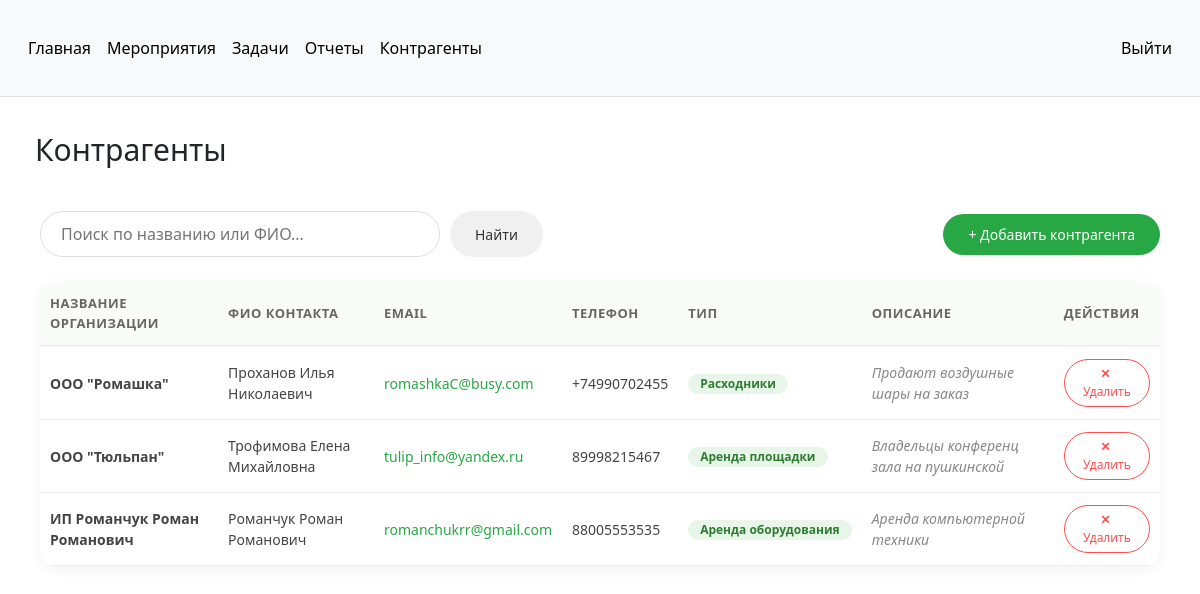
Page /contractors on the earlier database version.
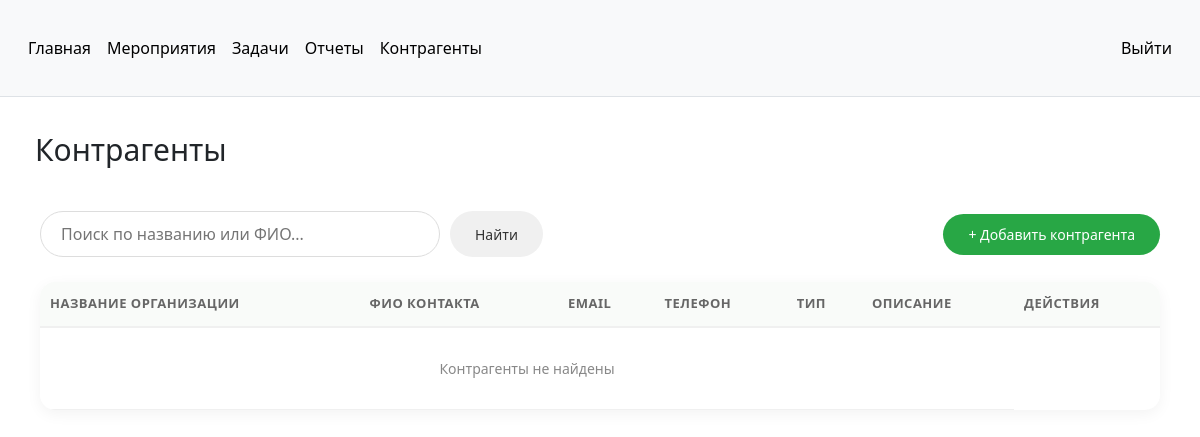
Same page on the later database version.
### main/models.py (models this page shows, shortened)
class Contractor(models.Model):
    TYPE_CHOICES = [
        ('аренда помещения', 'Аренда помещения'),
        ('аренда оборудования', 'Аренда оборудования'),
        ('расходники', 'Расходники'),
    ]
    c_id = models.AutoField(primary_key=True)
    name = models.CharField(max_length=255, verbose_name="Название организации")
    fullname = models.CharField(max_length=255, verbose_name="ФИО контактного лица")
    email = models.EmailField(verbose_name="Электронная почта")
    phone = models.CharField(max_length=20, verbose_name="Номер телефона")
    type = models.CharField(
        max_length=50,
        choices=TYPE_CHOICES,
        verbose_name="Тип контрагента"
    )
    description = models.TextField(blank=True, verbose_name="Описание")
    class Meta:
        managed = False
        db_table = 'contractor'

### main/views.py (the view)
# urls.py: path('contractors', views.contractors, name='contractors'),
def contractors(request):
    query = request.GET.get('search', '')
    if query:
        object_list = Contractor.objects.filter(
            Q(name__icontains=query) |
            Q(fullname__icontains=query)
        )
    else:
        object_list = Contractor.objects.all()
    return render(request, 'main/contractors.html', {
        'counterparties': object_list,
        'query': query
    })

### main/templates/main/contractors.html (shortened to what this page needs)
{% extends 'main/website_headers.html' %}
{% block content %}
<h2>Контрагенты</h2>
<div class="container">
    <div class="header-actions">
        <form method="get" class="search-form">
            <input type="text" name="search" placeholder="Поиск по названию или ФИО..." value="{{ query }}">
            <button type="submit" class="btn btn-search">Найти</button>
        </form>
        <a href="{% url 'add_contractor' %}" class="btn btn-add">+ Добавить контрагента</a>
    </div>
    <div class="table-container">
        <table>
            <thead>
                <tr>
                    <th>Название организации</th>
                    <th>ФИО контакта</th>
                    <th>Email</th>
                    <th>Телефон</th>
                    <th>Тип</th>
                    <th>Описание</th>
                    <th>Действия</th>
                </tr>
            </thead>
            <tbody>
                {% for item in counterparties %}
                <tr>
                    <td><strong>{{ item.name }}</strong></td>
                    <td>{{ item.fullname }}</td>
                    <td><a href="mailto:{{ item.email }}">{{ item.email }}</a></td>
                    <td>{{ item.phone }}</td>
                    <td><span class="badge">{{ item.type}}</span></td>
                    <td class="desc-cell">{{ item.description|truncatechars:50 }}</td>
                    <td>
                    <form action="{% url 'delete_contractor' item.pk %}" method="POST"
                        onsubmit="return confirm('Вы уверены, что хотите удалить этого контрагента?');" style="display:inline;">
                        <button type="submit" class="btn btn-delete">
                            <i class="trash-icon">✕</i> Удалить
                        </button>
                    </form>
                    </td>
                </tr>
                {% empty %}
                <tr>
                    <td colspan="6" style="text-align: center; padding: 30px; color: #888;">
                        Контрагенты не найдены
                    </td>
                </tr>
                {% endfor %}
            </tbody>
        </table>
    </div>
</div>
{% endblock %}

### main/templates/main/website_headers.html (shortened to what this page needs)
<!DOCTYPE html>
<html lang="en">
<head>
    <link rel="stylesheet" href="https://cdn.jsdelivr.net/npm/bootstrap@5.3.0/dist/css/bootstrap.min.css">
</head>
<body>
 <nav class="py-2 bg-body-tertiary border-bottom">
        <div class="container d-flex flex-wrap">
            <ul class="nav me-auto">
                <li class="nav-item active">
                    <a href="{% url 'main_page' %}" class="nav-link link-body-emphasis px-2 active" aria-current="page">Главная</a>
                </li>
                <li class="nav-item active">
                    <a href="{% url 'events' %}" class="nav-link link-body-emphasis px-2 active" aria-current="page">Мероприятия</a>
                </li>
                <li class="nav-item">
                    <a href="{% url 'tasks' %}" class="nav-link link-body-emphasis px-2">Задачи</a>
                </li>
                <li class="nav-item">
                    <a href="{% url 'reports' %}" class="nav-link link-body-emphasis px-2">Отчеты</a>
                </li>
                <li class="nav-item">
                    <a href="{% url 'contractors' %}" class="nav-link link-body-emphasis px-2">Контрагенты</a>
                </li>
            </ul>
            <ul class="nav">
                <li class="nav-item">
                    <a href="/login" class="nav-link link-body-emphasis px-2">Выйти</a>
                </li>
            </ul>
        </div>
    </nav>
    <div class="container">
        {%block content %}{% endblock %}
    </div>
</body>
</html>

### main/templates/main/contractors.html (style rules this page uses)
.container { padding: 20px; max-width: 1200px; margin: 0 auto; font-family: 'Segoe UI', Roboto, sans-serif; }
.header-actions { display: flex; justify-content: space-between; align-items: center; margin-bottom: 25px; gap: 15px; }
.search-form { display: flex; gap: 10px; flex-grow: 1; }
.search-form input { padding: 10px 20px; border: 1px solid #ddd; border-radius: 50px; width: 100%; max-width: 400px; outline: none; transition: border-color 0.3s; }
.btn { text-decoration: none; padding: 10px 25px; border-radius: 50px; font-size: 14px; font-weight: 500; cursor: pointer; transition: all 0.3s ease; border: none; display: inline-block; }
.btn-search { background-color: #f0f0f0; color: #333; }
.btn-add { background-color: #28a745; color: white; white-space: nowrap; }
.table-container { background: white; border-radius: 15px; overflow: hidden; box-shadow: 0 4px 15px rgba(0,0,0,0.05); }
table { width: 100%; border-collapse: collapse; text-align: left; }
thead { background-color: #f9fbf9; border-bottom: 2px solid #f0f0f0; }
h2 { padding: 15px; font-size: 30px; }
th { padding: 15px; color: #666; font-weight: 600; font-size: 13px; text-transform: uppercase; letter-spacing: 0.5px; }
td { padding: 15px; border-bottom: 1px solid #f0f0f0; font-size: 14px; color: #444; vertical-align: middle; }
a { color: #28a745; text-decoration: none; }
th, td { padding: 12px 10px; }

Differences in the rows shown:
removed Contractor: name "ООО \"Ромашка\"", fullname "Проханов Илья Николаевич", email "romashkaC@busy.com", phone "+74990702455", type "Расходники", description "Продают воздушные шары на заказ"
removed Contractor: name "ООО \"Тюльпан\"", fullname "Трофимова Елена Михайловна", email "tulip_info@yandex.ru", phone "89998215467", type "Аренда площадки", description "Владельцы конференц зала на пушкинской"
removed Contractor: name "ИП Романчук Роман Романович", fullname "Романчук Роман Романович", email "romanchukrr@gmail.com", phone "88005553535", type "Аренда оборудования", description "Аренда компьютерной техники"
Other differences:
text now shown: "Контрагенты не найдены"
